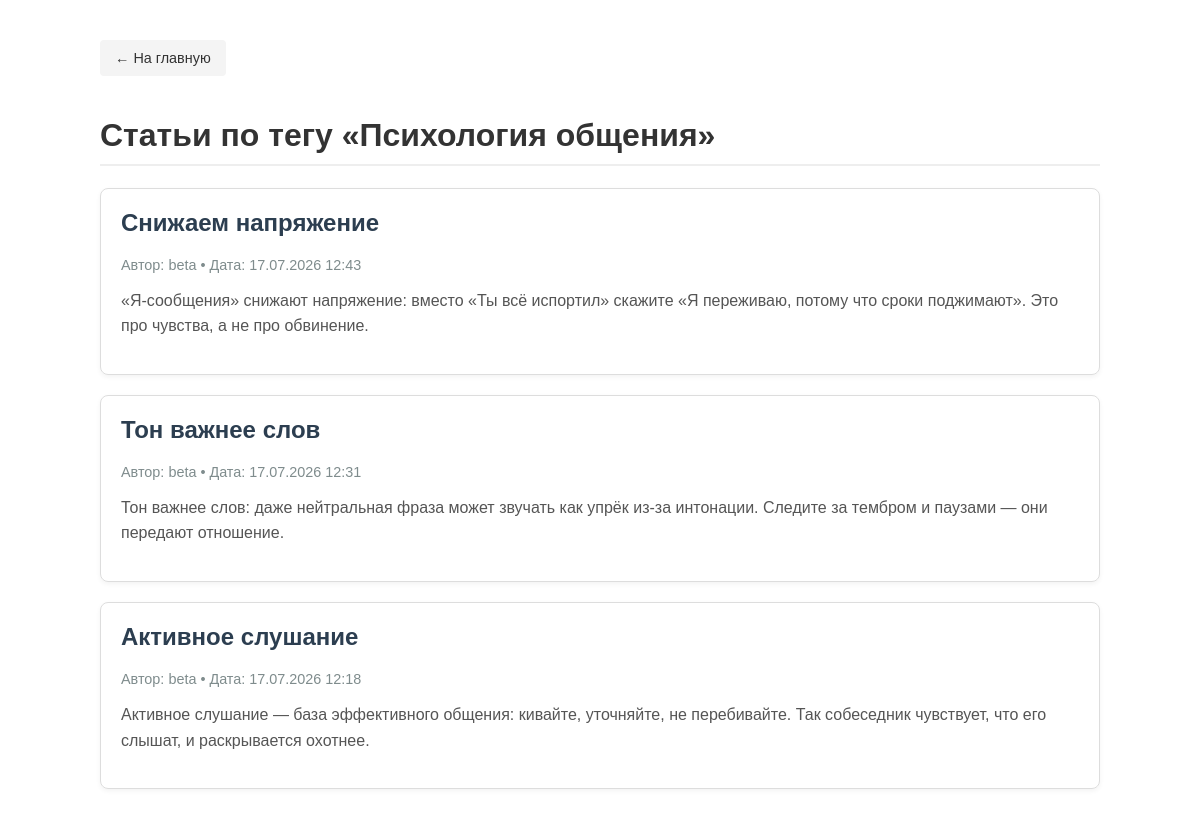
/tag.php?slug=psihologiya-obshcheniya, run on the app's committed database.
### tables this page shows
CREATE TABLE `tags` (
  `id` int(11) NOT NULL,
  `name` varchar(100) NOT NULL,
  `slug` varchar(100) NOT NULL
);

CREATE TABLE `posts` (
  `id` int(11) NOT NULL,
  `user_id` int(11) NOT NULL,
  `title` varchar(200) NOT NULL,
  `content` text NOT NULL,
  `created_at` timestamp NULL DEFAULT CURRENT_TIMESTAMP
);

CREATE TABLE `users` (
  `id` int(11) NOT NULL,
  `username` varchar(50) NOT NULL,
  `password` varchar(255) NOT NULL,
  `created_at` timestamp NULL DEFAULT CURRENT_TIMESTAMP
);

### public/tag.php (the view, shortened to what this page needs)
<?php
require_once __DIR__ . '/../db.php';
$slug = $_GET['slug'] ?? '';
$stmt = $pdo->prepare('SELECT id, name FROM tags WHERE slug = ? LIMIT 1');
$stmt->execute([$slug]);
$tag = $stmt->fetch(PDO::FETCH_ASSOC);
$posts = [];
$tagName = 'Неизвестный тег';
if ($tag) {
    $tagId = $tag['id'];
    $tagName = $tag['name'];
    $stmt = $pdo->prepare('
        SELECT p.*, u.username AS author_name
        FROM posts p
        JOIN users u ON p.user_id = u.id
        JOIN post_tags pt ON pt.post_id = p.id
        WHERE pt.tag_id = ?
        ORDER BY p.created_at DESC
    ');
    $stmt->execute([$tagId]);
    $posts = $stmt->fetchAll(PDO::FETCH_ASSOC);
}
?>
<!DOCTYPE html>
<html lang="ru">
<head>
</head>
<body>
    <a href="index.php" class="back-link">&larr; На главную</a>
    <?php if (!$tag): ?>
        <div class="error-message">
            <h1>Тег не найден</h1>
            <p>К сожалению, статей с таким тегом не существует. Вернитесь на <a href="index.php"><strong>главную страницу</strong></a>.</p>
        </div>
    <?php else: ?>
        <h1>Статьи по тегу «<?= htmlspecialchars($tagName) ?>»</h1>
        <?php if (count($posts) === 0): ?>
            <p class="no-posts">По этому тегу пока нет ни одной статьи.</p>
        <?php else: ?>
            <?php foreach ($posts as $post): ?>
                <article class="post-card">
                    <h2 class="post-title"><?= htmlspecialchars($post['title']) ?></h2>
                    <div class="post-meta">
                        Автор: <?= htmlspecialchars($post['author_name']) ?> •
                        Дата: <?= date('d.m.Y H:i', strtotime($post['created_at'])) ?>
                    </div>
                    <div class="post-content">
                        <?= htmlspecialchars($post['content']) ?>
                    </div>
                </article>
            <?php endforeach; ?>
        <?php endif; ?>
    <?php endif; ?>
</body>
</html>

### public/tag.php (style rules this page uses)
body { font-family: sans-serif; max-width: 1000px; margin: 40px auto; padding: 0 20px; color: #333; }
.back-link { display: inline-block; margin-bottom: 20px; padding: 10px 15px; background-color: #f4f4f4; color: #333; text-decoration: none; border-radius: 4px; font-size: 0.9em; }
h1 { border-bottom: 2px solid #eee; padding-bottom: 10px; }
.post-card { border: 1px solid #ddd; padding: 20px; margin-bottom: 20px; border-radius: 8px; box-shadow: 0 2px 5px rgba(0,0,0,0.05); }
.post-title { color: #2c3e50; margin-top: 0; }
.post-meta { color: #7f8c8d; font-size: 0.9em; margin-bottom: 15px; }
.post-content { color: #555; margin-bottom: 15px; line-height: 1.6; }

### data on the page
tags: name "Психология общения"
posts: title "Снижаем напряжение", user.username "beta", created_at "17.07.2026 12:43", content "«Я‑сообщения» снижают напряжение: вместо «Ты всё испортил» скажите «Я переживаю, потому что сроки поджимают». Это про чувства, а не про обвинение."
posts: title "Тон важнее слов", user.username "beta", created_at "17.07.2026 12:31", content "Тон важнее слов: даже нейтральная фраза может звучать как упрёк из‑за интонации. Следите за тембром и паузами — они передают отношение."
posts: title "Активное слушание", user.username "beta", created_at "17.07.2026 12:18", content "Активное слушание — база эффективного общения: кивайте, уточняйте, не перебивайте. Так собеседник чувствует, что его слышат, и раскрывается охотнее."
